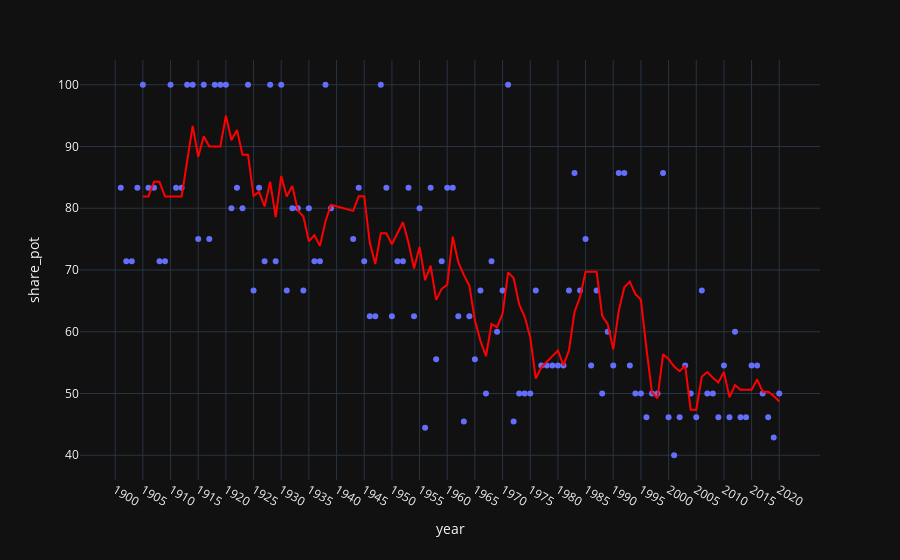

The cell this chart's notebook holds for it:
### Code cell
scatter = px.scatter(df_prize_share_per_year, y="share_pot")
line = px.line(df_prize_share_per_year, y="rolling_avg_5", color_discrete_sequence=['red'])
fig = scatter.add_trace(line.data[0])
fig.update_xaxes(
    tickvals = list(range(1900, 2025, 5))
)
fig.show()
